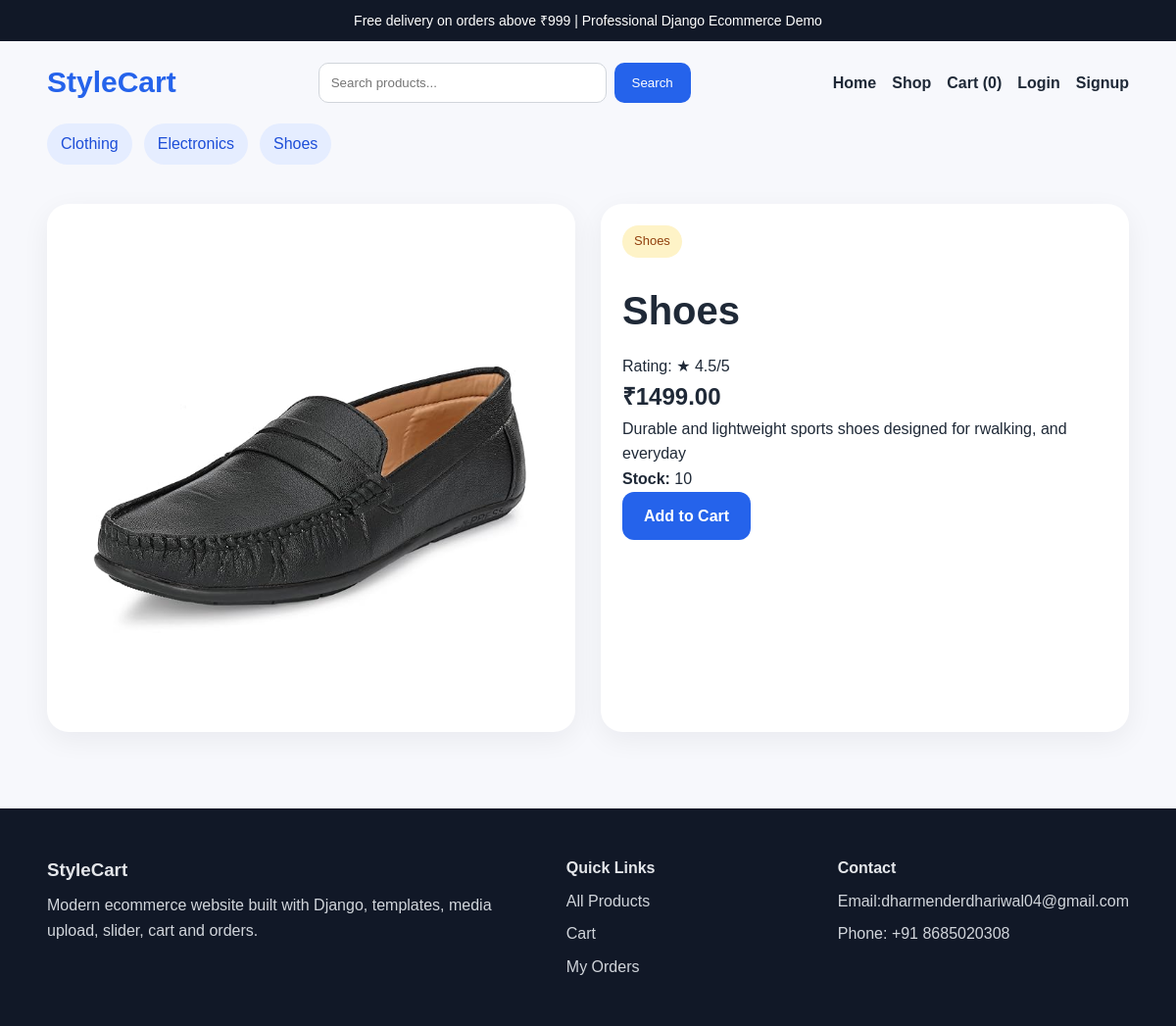
Page /product/shoes/ on the committed database.
### shop/models.py (models this page shows, shortened)
class Category(models.Model):
    name = models.CharField(max_length=120, unique=True)
    slug = models.SlugField(unique=True)
    description = models.TextField(blank=True)
    image = models.ImageField(upload_to='categories/', blank=True, null=True)
    class Meta:
        ordering = ['name']
        verbose_name_plural = 'Categories'
    def get_absolute_url(self):
        return reverse('shop:category_products', args=[self.slug])

class Product(models.Model):
    category = models.ForeignKey(Category, related_name='products', on_delete=models.CASCADE)
    name = models.CharField(max_length=200)
    slug = models.SlugField(unique=True)
    short_description = models.CharField(max_length=255)
    description = models.TextField()
    price = models.DecimalField(max_digits=10, decimal_places=2)
    image = models.ImageField(upload_to='product_images/', blank=True, null=True)
    stock = models.PositiveIntegerField(default=10)
    available = models.BooleanField(default=True)
    is_featured = models.BooleanField(default=False)
    rating = models.DecimalField(max_digits=2, decimal_places=1, default=4.5)
    created_at = models.DateTimeField(auto_now_add=True)
    class Meta:
        ordering = ['-created_at']

### shop/views.py (the view)
# urls.py: path('product/<slug:slug>/', views.product_detail, name='product_detail'),
def product_detail(request, slug):
    product = get_object_or_404(Product, slug=slug, available=True)
    return render(request, 'shop/product_detail.html', {'product': product})

### shop/context_processors.py (called while the page is built)
def cart_item_count(request):
    cart = request.session.get('cart', {})
    return {'cart_item_count': sum(cart.values())}

def categories_menu(request):
    return {'menu_categories': Category.objects.all()[:8]}

### shop/templates/shop/product_detail.html (shortened to what this page needs)
{% extends 'base.html' %}
{% load static %}
{% block content %}
<section class="container section product-detail">
    <div class="detail-image">
        {% if product.image %}
            <img src="{{ product.image.url }}" alt="{{ product.name }}">
        {% else %}
            <img src="{% static 'images/product-default.svg' %}" alt="{{ product.name }}">
        {% endif %}
    </div>
    <div class="detail-content">
        <span class="badge">{{ product.category.name }}</span>
        <h1>{{ product.name }}</h1>
        <p class="rating">Rating: ★ {{ product.rating }}/5</p>
        <h2>₹{{ product.price }}</h2>
        <p>{{ product.description }}</p>
        <p><strong>Stock:</strong> {{ product.stock }}</p>
        <a class="btn" href="{% url 'shop:add_to_cart' product.id %}">Add to Cart</a>
    </div>
</section>
{% endblock %}

### templates/includes/navbar.html
<header class="header">
    <div class="topbar">Free delivery on orders above ₹999 | Professional Django Ecommerce Demo</div>
    <nav class="navbar container">
        <a class="brand" href="{% url 'shop:home' %}">StyleCart</a>
        <form class="search-form" action="{% url 'shop:product_list' %}" method="get">
            <input type="text" name="q" placeholder="Search products..." value="{{ request.GET.q }}">
            <button type="submit">Search</button>
        </form>
        <div class="nav-links">
            <a href="{% url 'shop:home' %}">Home</a>
            <a href="{% url 'shop:product_list' %}">Shop</a>
            <a href="{% url 'shop:cart' %}">Cart ({{ cart_item_count }})</a>
            {% if request.user.is_authenticated %}
                <a href="{% url 'shop:my_orders' %}">My Orders</a>
                <a href="{% url 'accounts:logout' %}">Logout</a>
            {% else %}
                <a href="{% url 'accounts:login' %}">Login</a>
                <a href="{% url 'accounts:signup' %}">Signup</a>
            {% endif %}
        </div>
    </nav>
    <div class="category-strip container">
        {% for category in menu_categories %}
            <a href="{{ category.get_absolute_url }}">{{ category.name }}</a>
        {% empty %}
            <span>Add categories from admin panel.</span>
        {% endfor %}
    </div>
</header>

### static/css/style.css (style rules this page uses)
* { box-sizing: border-box; margin: 0; padding: 0; }
body { font-family: Arial, sans-serif; background: #f7f8fc; color: #1f2937; line-height: 1.6; }
a { text-decoration: none; color: inherit; }
img { max-width: 100%; display: block; }
.container { width: min(1180px, 92%); margin: 0 auto; }
.topbar { background: #111827; color: #fff; text-align: center; padding: 10px; font-size: 14px; }
.navbar { display: flex; gap: 20px; align-items: center; justify-content: space-between; padding: 18px 0; }
.brand { font-size: 30px; font-weight: 700; color: #2563eb; }
.search-form { display: flex; flex: 1; max-width: 380px; }
.search-form input, .form-group input { width: 100%; padding: 12px; border: 1px solid #d1d5db; border-radius: 10px; }
.search-form button { padding: 12px 18px; border: none; background: #2563eb; color: #fff; border-radius: 10px; margin-left: 8px; }
.nav-links { display: flex; gap: 16px; flex-wrap: wrap; font-weight: 600; }
.category-strip { display: flex; gap: 12px; flex-wrap: wrap; padding-bottom: 16px; }
.category-strip a { background: #e5edff; color: #1d4ed8; padding: 8px 14px; border-radius: 999px; }
.btn { display: inline-block; background: #2563eb; color: #fff; padding: 12px 22px; border-radius: 12px; font-weight: 700; border: none; cursor: pointer; }
.section { padding: 24px 0 48px; }
.badge { display: inline-block; background: #fef3c7; color: #92400e; padding: 6px 12px; border-radius: 999px; font-size: 13px; margin-bottom: 10px; }
.product-detail { display: grid; grid-template-columns: 1fr 1fr; gap: 26px; }
.detail-image, .detail-content, .form-card, .summary-card, .order-card, .checkout-box, .center-box { background: #fff; padding: 22px; border-radius: 22px; box-shadow: 0 8px 28px rgba(15,23,42,.06); }
.detail-content h1 { font-size: 40px; margin: 12px 0; }

### rows in the picture
Category: name "Clothing"
Category: name "Electronics"
Category: name "Shoes"
Product: image (picture), category.name "Shoes", name "Shoes", rating "4.5", price "1499.00", description "Durable and lightweight sports shoes designed for rwalking, and everyday", stock "10"

### other values in the picture
{{ cart_item_count }} "0"
